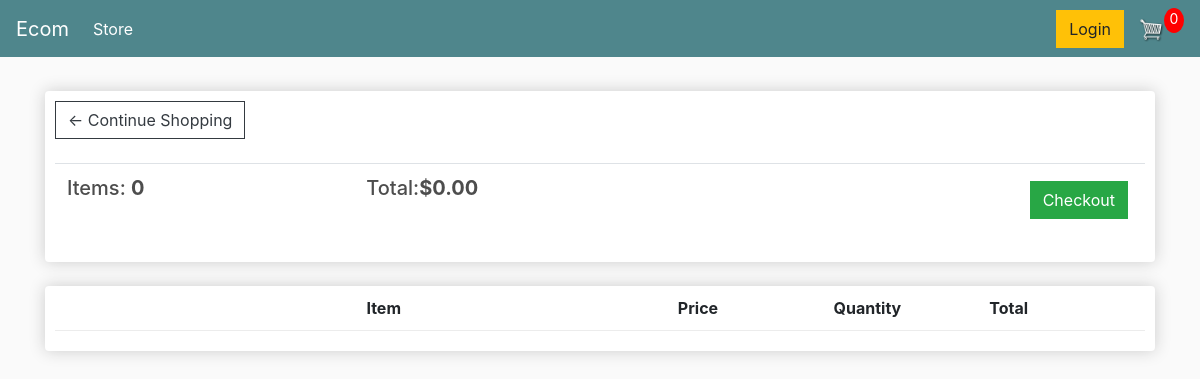
The page /cart/ (signed in) on the database as committed earlier.
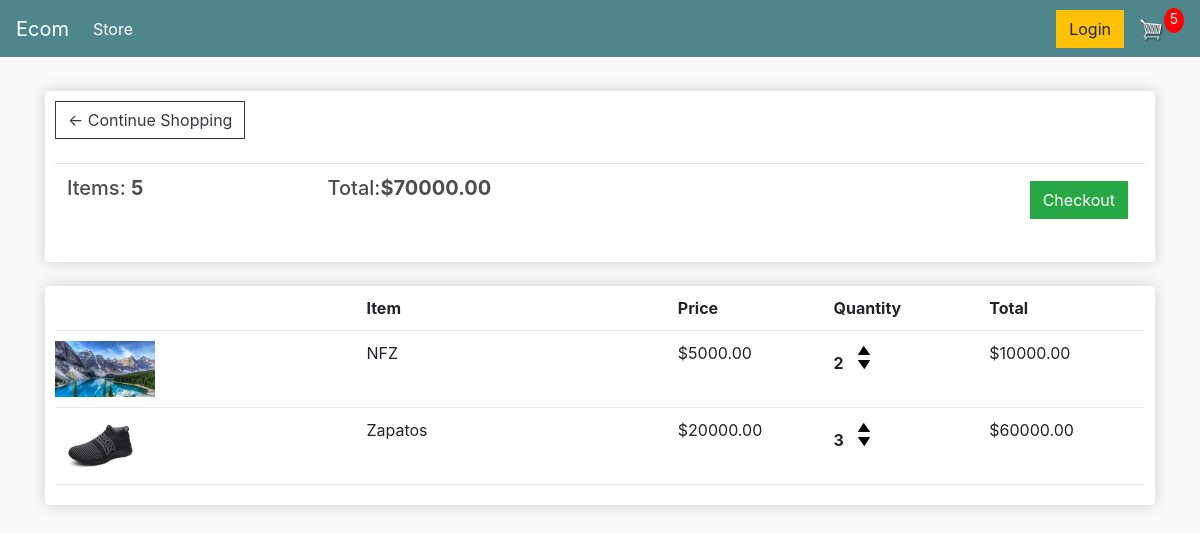
The same page on the database as committed later.
### store/models.py (models this page shows, shortened)
class Order(models.Model):
    customer = models.ForeignKey(
        Customer, on_delete=models.SET_NULL, null=True, blank=True)
    date_ordered = models.DateTimeField(auto_now_add=True)
    complete = models.BooleanField(default=False)
    transaction_id = models.CharField(max_length=100, null=True)
    @property
    def get_cart_total(self):
        orderitems = self.orderitem_set.all()
        total = sum([item.get_total for item in orderitems])
        return total
    @property
    def get_cart_items(self):
        orderitems = self.orderitem_set.all()
        total = sum([item.quantity for item in orderitems])
        return total

class OrderItem(models.Model):
    product = models.ForeignKey(Product, on_delete=models.SET_NULL, null=True)
    order = models.ForeignKey(Order, on_delete=models.SET_NULL, null=True)
    quantity = models.IntegerField(default=0, null=True, blank=True)
    date_added = models.DateTimeField(auto_now_add=True)
    @property
    def get_total(self):
        total = self.product.price * self.quantity
        return total

class Product(models.Model):
    name = models.CharField(max_length=200)
    price = models.FloatField()
    digital = models.BooleanField(default=False, null=True, blank=True)
    image = models.ImageField(null=True, blank=True)
    @property
    def imageURL(self):
        try:
            url = self.image.url
        except:
            url = ''
        return url

### store/views.py (the view)
# urls.py: path('cart/', views.cart, name="cart"),
def cart(request):
	data = cartData(request)
	cartItems = data['cartItems']
	order = data['order']
	items = data['items']
	context = {'items':items, 'order':order, 'cartItems':cartItems}
	return render(request, 'store/cart.html', context)

### store/utils.py (called while the page is built)
def cartData(request):
    if request.user.is_authenticated:
        customer = request.user.customer
        order, created = Order.objects.get_or_create(customer=customer, complete=False)
        items = order.orderitem_set.all()
        cartItems = order.get_cart_items
    else:
        cookieData = cookieCart(request)
        cartItems = cookieData['cartItems']
        order = cookieData['order']
        items = cookieData['items']
    return {'cartItems':cartItems , 'order':order, 'items' : items}

### store/templates/store/cart.html
<!DOCTYPE html>
{% extends 'store/main.html' %}
{% load static %}
{% block content %}
	<div class="row">
		<div class="col-lg-12">
			<div class="box-element">
				<a  class="btn btn-outline-dark" href="{% url 'store' %}">&#x2190; Continue Shopping</a>
				<br>
				<br>
				<table class="table">
					<tr>
						<th><h5>Items: <strong>{{order.get_cart_items}}</strong></h5></th>
						<th><h5>Total:<strong>${{order.get_cart_total|floatformat:2}}</strong></h5></th>
						<th>
							<a  style="float:right; margin:5px;" class="btn btn-success" href="{% url 'checkout' %}">Checkout</a>
						</th>
					</tr>
				</table>
			</div>
			<br>
			<div class="box-element">
				<div class="cart-row">
					<div style="flex:2"></div>
					<div style="flex:2"><strong>Item</strong></div>
					<div style="flex:1"><strong>Price</strong></div>
					<div style="flex:1"><strong>Quantity</strong></div>
					<div style="flex:1"><strong>Total</strong></div>
				</div>
				{% for item in items %}
				<div class="cart-row">
					<div style="flex:2"><img class="row-image" src="{{item.product.imageURL}}"></div>
					<div style="flex:2"><p>{{item.product.name}}</p></div>
					<div style="flex:1"><p>${{item.product.price|floatformat:2}}</p></div>
					<div style="flex:1">
						<p class="quantity">{{item.quantity}}</p>
						<div class="quantity">
							<img data-product="{{item.product.id}}" data-action="add" class="chg-quantity update-cart" src="{% static  'images/arrow-up.png' %}">
							<img data-product="{{item.product.id}}" data-action="remove" class="chg-quantity update-cart" src="{% static  'images/arrow-down.png' %}">
						</div>
					</div>
					<div style="flex:1"><p>${{item.get_total|floatformat:2}}</p></div>
				</div>
				{% endfor %}
			</div>
		</div>
	</div>
{% endblock content %}

### store/templates/store/main.html (shortened to what this page needs)
<!DOCTYPE html>
{% load static %}
<html lang="en">
  <head>
    <link
      rel="stylesheet"
      href="https://stackpath.bootstrapcdn.com/bootstrap/4.4.1/css/bootstrap.min.css"
    />
    <link rel="stylesheet" type="text/CSS" href="{% static 'CSS/main.css' %}" />
  </head>
  <body>
    <nav class="navbar navbar-expand-lg navbar-dark bg-dark">
      <a class="navbar-brand" href="{% url 'store' %}">Ecom</a>
      <div class="collapse navbar-collapse" id="navbarSupportedContent">
        <ul class="navbar-nav mr-auto">
          <li class="nav-item active">
            <a class="nav-link" href="{% url 'store' %}"
              >Store <span class="sr-only">(current)</span></a
            >
          </li>
        </ul>
        <div class="form-inline my-2 my-lg-0">
          <a href="#" class="btn btn-warning"> Login </a>
          <a href="{% url 'cart' %}">
            <img id="cart-icon" src="{% static 'images/cart.png' %}" />
          </a>
          <p id="cart-total">{{cartItems}}</p>
        </div>
      </div>
    </nav>
    <div class="container">
      <br />
      {% block content %} {% endblock content %}
    </div>
  </body>
</html>

### store/static/CSS/main.css (style rules this page uses)
body { background-color: hsl(0, 0%, 98%); }
h1,h2,h3,h4,h5,h6 { color:hsl(0, 0%, 30%); }
.box-element { box-shadow:hsl(0, 0%, 80%) 0 0 16px; background-color: #fff; border-radius: 4px; padding: 10px; }
.bg-dark { background-color: #4f868c!important; }
#cart-icon { width:25px; display: inline-block; margin-left: 15px; }
#cart-total { display: block; text-align: center; color:#fff; background-color: red; width: 20px; height: 25px; border-radius: 50%; font-size: 14px; }
.col-lg-4, .col-lg-6, .col-lg-8, .col-lg-12 { margin-top: 10px; }
.btn { border-radius: 0; }
.row-image { width: 100px; }
.cart-row { display: flex; align-items: flex-stretch; padding-bottom: 10px; margin-bottom: 10px; border-bottom: 1px solid #ececec; }
.quantity { display: inline-block; font-weight: 700; padding-right:10px; }
.chg-quantity { width: 12px; cursor: pointer; display: block; margin-top: 5px; transition:.1s; }

Rows that differ between the two databases and show on the page:
computed for Order: get_cart_items "0" → "5"; get_cart_total "0.00" → "70000.00"
added OrderItem: product.imageURL (picture), product.name "NFZ", product.price "5000.00", quantity "2", get_total "10000.00"
added OrderItem: product.imageURL (picture), product.name "Zapatos", product.price "20000.00", quantity "3", get_total "60000.00"
Other text that changed with them:
{{ cartItems }}: "0" → "5"
